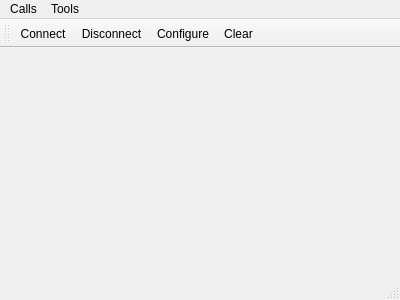
<?xml version="1.0" encoding="UTF-8"?>
<ui version="4.0">
 <class>MainWindow</class>
 <widget class="QMainWindow" name="MainWindow">
  <property name="geometry">
   <rect>
    <x>0</x>
    <y>0</y>
    <width>400</width>
    <height>300</height>
   </rect>
  </property>
  <property name="windowTitle">
   <string>Tunnel</string>
  </property>
  <widget class="QWidget" name="centralWidget">
   <layout class="QVBoxLayout" name="verticalLayout"/>
  </widget>
  <widget class="QMenuBar" name="menuBar">
   <property name="geometry">
    <rect>
     <x>0</x>
     <y>0</y>
     <width>400</width>
     <height>26</height>
    </rect>
   </property>
   <widget class="QMenu" name="menuCalls">
    <property name="title">
     <string>Calls</string>
    </property>
    <addaction name="actionConnect"/>
    <addaction name="actionDisconnect"/>
    <addaction name="separator"/>
    <addaction name="actionQuit"/>
   </widget>
   <widget class="QMenu" name="menuTools">
    <property name="title">
     <string>Tools</string>
    </property>
    <addaction name="actionConfigure"/>
    <addaction name="actionClear"/>
   </widget>
   <addaction name="menuCalls"/>
   <addaction name="menuTools"/>
  </widget>
  <widget class="QToolBar" name="mainToolBar">
   <attribute name="toolBarArea">
    <enum>TopToolBarArea</enum>
   </attribute>
   <attribute name="toolBarBreak">
    <bool>false</bool>
   </attribute>
   <addaction name="actionConnect"/>
   <addaction name="actionDisconnect"/>
   <addaction name="actionConfigure"/>
   <addaction name="actionClear"/>
  </widget>
  <widget class="QStatusBar" name="statusBar"/>
  <action name="actionConnect">
   <property name="icon">
    <iconset resource="tunnel.qrc">
     <normaloff>:/images/connect.png</normaloff>:/images/connect.png</iconset>
   </property>
   <property name="text">
    <string>C&amp;onnect</string>
   </property>
   <property name="toolTip">
    <string>Connect to serial port</string>
   </property>
   <property name="shortcut">
    <string>Ctrl+O</string>
   </property>
  </action>
  <action name="actionDisconnect">
   <property name="icon">
    <iconset resource="tunnel.qrc">
     <normaloff>:/images/disconnect.png</normaloff>:/images/disconnect.png</iconset>
   </property>
   <property name="text">
    <string>&amp;Disconnect</string>
   </property>
   <property name="toolTip">
    <string>Disconnect from serial port</string>
   </property>
   <property name="shortcut">
    <string>Ctrl+D</string>
   </property>
  </action>
  <action name="actionConfigure">
   <property name="icon">
    <iconset resource="tunnel.qrc">
     <normaloff>:/images/settings.png</normaloff>:/images/settings.png</iconset>
   </property>
   <property name="text">
    <string>&amp;Configure</string>
   </property>
   <property name="toolTip">
    <string>Configure serial port</string>
   </property>
   <property name="shortcut">
    <string>Alt+C</string>
   </property>
  </action>
  <action name="actionClear">
   <property name="icon">
    <iconset resource="tunnel.qrc">
     <normaloff>:/images/clear.png</normaloff>:/images/clear.png</iconset>
   </property>
   <property name="text">
    <string>C&amp;lear</string>
   </property>
   <property name="toolTip">
    <string>Clear data</string>
   </property>
   <property name="shortcut">
    <string>Alt+L</string>
   </property>
  </action>
  <action name="actionQuit">
   <property name="icon">
    <iconset resource="tunnel.qrc">
     <normaloff>:/images/application-exit.png</normaloff>:/images/application-exit.png</iconset>
   </property>
   <property name="text">
    <string>&amp;Quit</string>
   </property>
   <property name="shortcut">
    <string>Ctrl+Q</string>
   </property>
  </action>
 </widget>
 <layoutdefault spacing="6" margin="11"/>
 <resources>
  <include location="tunnel.qrc"/>
 </resources>
 <connections/>
</ui>
